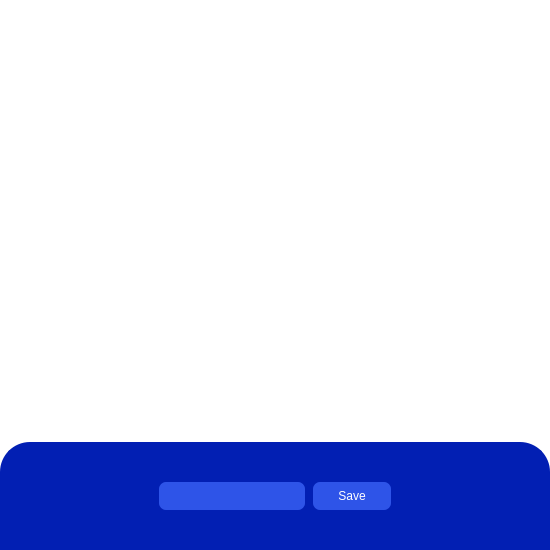
<?xml version="1.0" encoding="UTF-8"?>
<ui version="4.0">
 <class>Form</class>
 <widget class="QWidget" name="Form">
  <property name="geometry">
   <rect>
    <x>0</x>
    <y>0</y>
    <width>550</width>
    <height>550</height>
   </rect>
  </property>
  <property name="palette">
   <palette>
    <active>
     <colorrole role="Button">
      <brush brushstyle="SolidPattern">
       <color alpha="255">
        <red>255</red>
        <green>255</green>
        <blue>255</blue>
       </color>
      </brush>
     </colorrole>
     <colorrole role="Base">
      <brush brushstyle="SolidPattern">
       <color alpha="255">
        <red>255</red>
        <green>255</green>
        <blue>255</blue>
       </color>
      </brush>
     </colorrole>
     <colorrole role="Window">
      <brush brushstyle="SolidPattern">
       <color alpha="255">
        <red>255</red>
        <green>255</green>
        <blue>255</blue>
       </color>
      </brush>
     </colorrole>
    </active>
    <inactive>
     <colorrole role="Button">
      <brush brushstyle="SolidPattern">
       <color alpha="255">
        <red>255</red>
        <green>255</green>
        <blue>255</blue>
       </color>
      </brush>
     </colorrole>
     <colorrole role="Base">
      <brush brushstyle="SolidPattern">
       <color alpha="255">
        <red>255</red>
        <green>255</green>
        <blue>255</blue>
       </color>
      </brush>
     </colorrole>
     <colorrole role="Window">
      <brush brushstyle="SolidPattern">
       <color alpha="255">
        <red>255</red>
        <green>255</green>
        <blue>255</blue>
       </color>
      </brush>
     </colorrole>
    </inactive>
    <disabled>
     <colorrole role="Button">
      <brush brushstyle="SolidPattern">
       <color alpha="255">
        <red>255</red>
        <green>255</green>
        <blue>255</blue>
       </color>
      </brush>
     </colorrole>
     <colorrole role="Base">
      <brush brushstyle="SolidPattern">
       <color alpha="255">
        <red>255</red>
        <green>255</green>
        <blue>255</blue>
       </color>
      </brush>
     </colorrole>
     <colorrole role="Window">
      <brush brushstyle="SolidPattern">
       <color alpha="255">
        <red>255</red>
        <green>255</green>
        <blue>255</blue>
       </color>
      </brush>
     </colorrole>
    </disabled>
   </palette>
  </property>
  <property name="windowTitle">
   <string>Form</string>
  </property>
  <property name="windowIcon">
   <iconset resource="resource.qrc">
    <normaloff>:/assets/empty.ico</normaloff>:/assets/empty.ico</iconset>
  </property>
  <property name="autoFillBackground">
   <bool>false</bool>
  </property>
  <property name="styleSheet">
   <string notr="true">QFrame#frm_bottom {
 margin: 0 0 0 0;
	border: 2px solid  #021fb3;
	background-color: #021fb3;
	border-radius: 30px;
        border-bottom-left-radius: 0px; /* Square bottom left corner */
        border-bottom-right-radius: 0px; /* Square bottom right corner */
}

QFrame#frm_top {
	background-color: transparent;
}

QLineEdit, QPushButton {
	color: white;
	background-color: #2e54e8;
	border: 2px solid transparent;
	border-radius: 8px;
padding: 5px
}

QWidget#Form {
background-color: white
}</string>
  </property>
  <layout class="QVBoxLayout" name="verticalLayout" stretch="4,1">
   <property name="spacing">
    <number>0</number>
   </property>
   <property name="leftMargin">
    <number>0</number>
   </property>
   <property name="rightMargin">
    <number>0</number>
   </property>
   <property name="bottomMargin">
    <number>0</number>
   </property>
   <item>
    <widget class="QFrame" name="frm_top">
     <property name="frameShape">
      <enum>QFrame::Shape::NoFrame</enum>
     </property>
     <property name="frameShadow">
      <enum>QFrame::Shadow::Plain</enum>
     </property>
     <property name="lineWidth">
      <number>0</number>
     </property>
     <layout class="QVBoxLayout" name="verticalLayout_2">
      <item alignment="Qt::AlignmentFlag::AlignHCenter">
       <widget class="QLabel" name="lbl_img">
        <property name="minimumSize">
         <size>
          <width>400</width>
          <height>400</height>
         </size>
        </property>
        <property name="maximumSize">
         <size>
          <width>400</width>
          <height>400</height>
         </size>
        </property>
        <property name="frameShape">
         <enum>QFrame::Shape::NoFrame</enum>
        </property>
        <property name="frameShadow">
         <enum>QFrame::Shadow::Plain</enum>
        </property>
        <property name="lineWidth">
         <number>0</number>
        </property>
        <property name="text">
         <string/>
        </property>
        <property name="scaledContents">
         <bool>true</bool>
        </property>
       </widget>
      </item>
     </layout>
    </widget>
   </item>
   <item>
    <widget class="QFrame" name="frm_bottom">
     <property name="sizePolicy">
      <sizepolicy hsizetype="Expanding" vsizetype="Expanding">
       <horstretch>0</horstretch>
       <verstretch>0</verstretch>
      </sizepolicy>
     </property>
     <property name="frameShape">
      <enum>QFrame::Shape::StyledPanel</enum>
     </property>
     <property name="frameShadow">
      <enum>QFrame::Shadow::Raised</enum>
     </property>
     <property name="lineWidth">
      <number>0</number>
     </property>
     <layout class="QHBoxLayout" name="horizontalLayout">
      <item>
       <spacer name="horizontalSpacer">
        <property name="orientation">
         <enum>Qt::Orientation::Horizontal</enum>
        </property>
        <property name="sizeHint" stdset="0">
         <size>
          <width>40</width>
          <height>20</height>
         </size>
        </property>
       </spacer>
      </item>
      <item>
       <widget class="QLineEdit" name="le_text">
        <property name="minimumSize">
         <size>
          <width>0</width>
          <height>30</height>
         </size>
        </property>
        <property name="maximumSize">
         <size>
          <width>200</width>
          <height>16777215</height>
         </size>
        </property>
        <property name="font">
         <font>
          <stylestrategy>PreferAntialias</stylestrategy>
         </font>
        </property>
       </widget>
      </item>
      <item>
       <widget class="QPushButton" name="btn_save">
        <property name="minimumSize">
         <size>
          <width>80</width>
          <height>0</height>
         </size>
        </property>
        <property name="maximumSize">
         <size>
          <width>80</width>
          <height>30</height>
         </size>
        </property>
        <property name="font">
         <font>
          <stylestrategy>PreferAntialias</stylestrategy>
         </font>
        </property>
        <property name="text">
         <string>Save</string>
        </property>
       </widget>
      </item>
      <item>
       <spacer name="horizontalSpacer_2">
        <property name="orientation">
         <enum>Qt::Orientation::Horizontal</enum>
        </property>
        <property name="sizeHint" stdset="0">
         <size>
          <width>40</width>
          <height>20</height>
         </size>
        </property>
       </spacer>
      </item>
     </layout>
    </widget>
   </item>
  </layout>
 </widget>
 <resources>
  <include location="resource.qrc"/>
 </resources>
 <connections/>
</ui>
